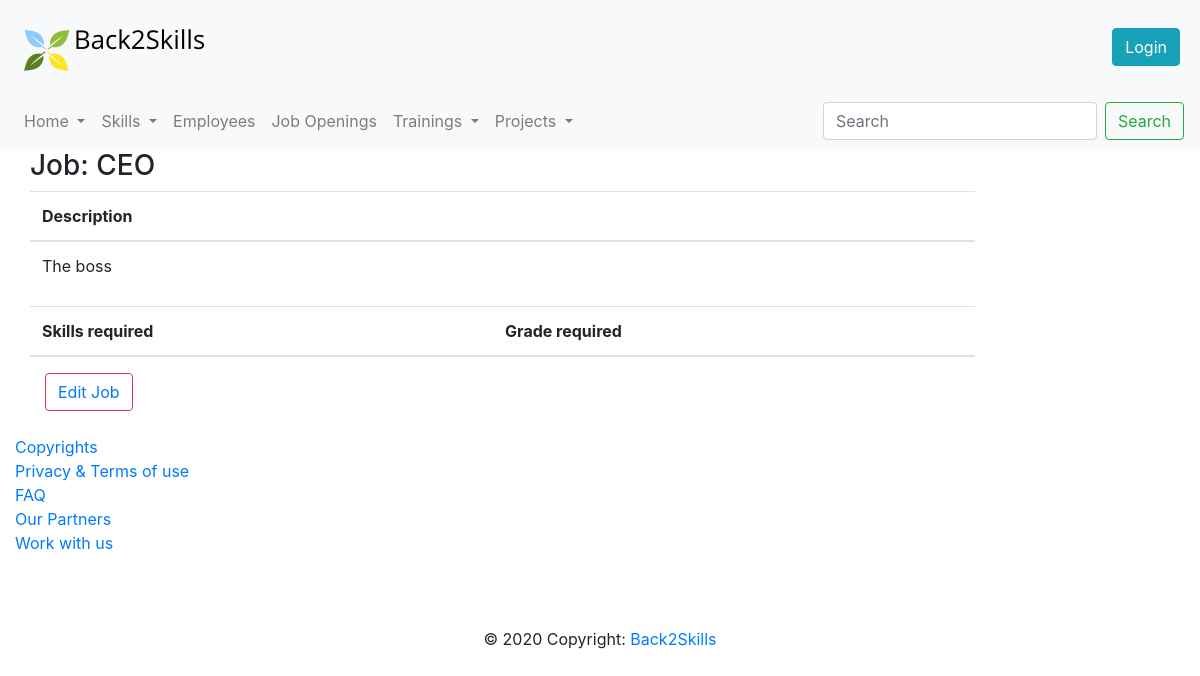
The app's page /EmployeeJob/3, older data.
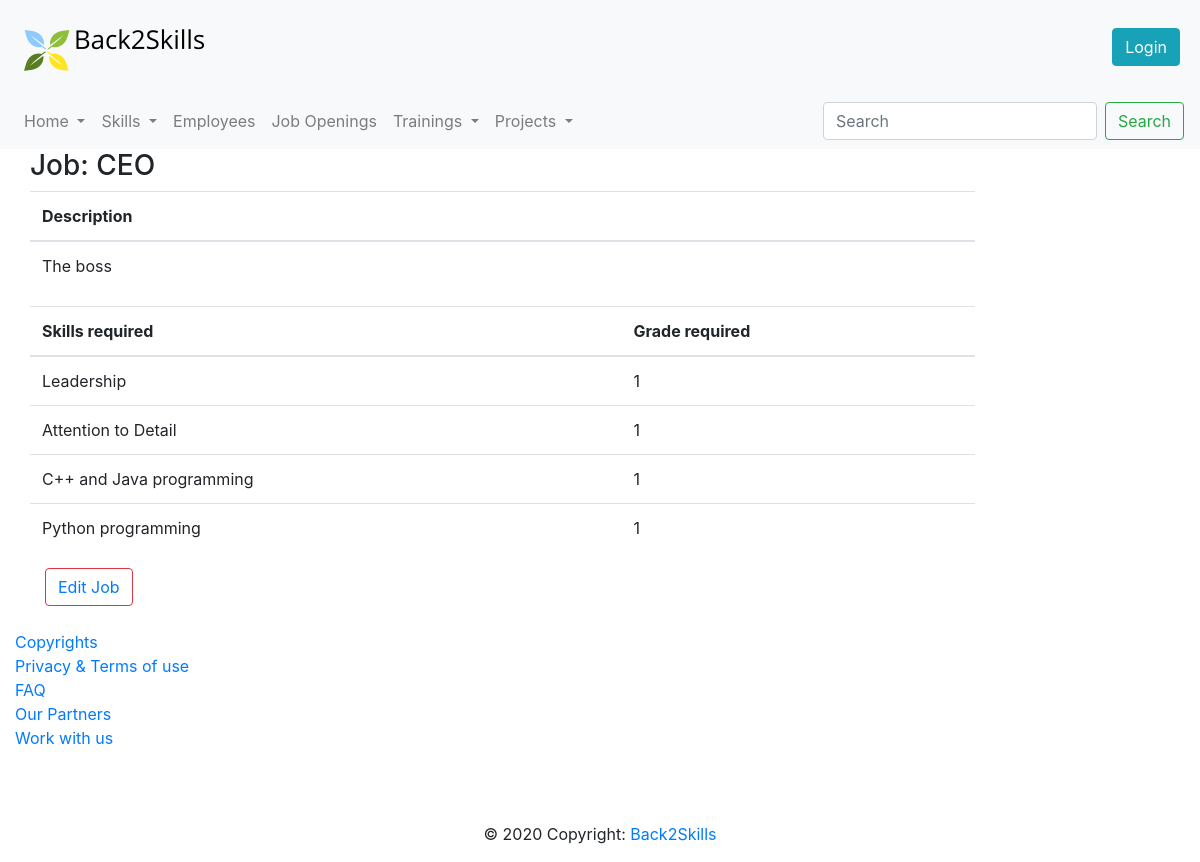
The same page, newer data.
### database.py (models this page shows)
class Role(db.Model):
    __tablename__ = 'role'
    id = db.Column(db.Integer, primary_key=True)
    name = db.Column(db.String)
    description = db.Column(db.String)
    employee = db.relationship("Employee")
    skill = db.relationship("Skill", secondary="role_skill")

class Skill(db.Model):
    __tablename__ = 'skill'
    id = db.Column(db.Integer, primary_key=True)
    name = db.Column(db.String)
    description = db.Column(db.String)
    type = db.Column(db.String) #HAS TO BE "Soft" OR "Hard", no other options
    employee = db.relationship("Employee", secondary="employee_skill")
    training = db.relationship("Training", secondary="training_skill")
    role_in_project = db.relationship('Role_in_project', secondary="role_in_project_skill")
    role = db.relationship("Role", secondary="role_skill")

class Role_Skill(db.Model):
    __tablename__ = 'role_skill'
    role_id = db.Column(db.Integer, db.ForeignKey('role.id'), primary_key=True)
    skill_id = db.Column(db.Integer, db.ForeignKey('skill.id'), primary_key=True)
    grade_required = db.Column(db.Integer)
    role = db.relationship("Role", backref='role_skill')
    skill = db.relationship("Skill", backref='role_skill')

### app.py (the view)
@app.route('/EmployeeJob/<int:id>',methods=['GET','POST'])
@app.route('/EmployeeJob/<int:id>')
def EmployeeJob(id):
    if request.method=='POST':
        action=str(request.form.get('actionToPerform'))
        if action=="editJob":
            job_description = str(request.form.get('Jdescription'))
            update_role(id,job_description)
            number = request.form["number"]
            number = int(number)
            dic = []
            job_skills = get_skills_required_by_role(id)
            for x in range(number):
                skill_index = "skill" + str(x)
                skill = request.form.get(skill_index)
                if skill != None:
                    skill_id = request.form[skill_index]  # Parametro form (ex. skill0=adaptability)
                    score_index = "score" + str(x)
                    score = request.form[score_index]
                    dic.append((skill_id, score))
            delete_all_grade_of_skill_of_job(id)
            seen = set()
            dic = [(a, b) for a, b in dic if not (a in seen or seen.add(a))]
            for skill in dic:
                add_skill_to_role(id, skill[0], skill[1])  # insert all new skills
            return redirect(url_for('EmployeeJob', id=id, message="Save"))  # Message neet to show popup save
        elif action =="assignEmployees":
            empl_id = request.form.get('AssignEmployee')
            update_employee(id,empl_id)
            return redirect(url_for('jobs',message="Save"))
    else:
        skill = get_skills_required_by_role(id)
        dic = []
        for i in skill:
            grade = get_gradeofskill_of_a_role(id, i.id)
            dic.append((i.id,i.name, grade))
        role=get_role_by_id(id)
        all_skills=get_skills()
        skill_id=get_skill_id_of_a_role(id)
        var1,var2,var3=get_suitable_emp_for_job(id)
        empl=True
        if role.employee:
            empl=False
        return render_template('EmployeeJob.html', role=role,skill=skill,grade =skill_id,var1=var1,var2=var2,var3=var3,empl=empl,all_skill=all_skills,dic=dic)

### database.py (called while the page is built)
def get_employees():
    employees=Employee.query.all()
    employees.sort(key=lambda x: x.name)
    return employees

def get_employee_skill_by_id(emp_id):
    employee = Employee.query.filter(Employee.id == emp_id).first()
    skills = employee.skill
    return skills

def get_role_by_id(role_id):
    return Role.query.filter(Role.id==role_id).first()

def get_skills_required_by_role(role_id):
    role = Role.query.filter(Role.id == role_id).first()
    skill_list=role.skill
    return skill_list

def get_gradeofskill_of_a_role(role_id,skill_id):
    role_skill= Role_Skill.query.filter(Role_Skill.role_id==role_id,Role_Skill.skill_id==skill_id).first()
    return role_skill.grade_required

def get_skill_id_of_a_role(role_id):
    role=Role_Skill.query.filter(Role_Skill.role_id==role_id).all()
    return role

def get_skills():
    skills=Skill.query.all()
    skills.sort(key=lambda x: x.name)
    return skills

def get_gradeofskill_by_emp_skill(emp_id, skill_id):
    link=Employee_Skill.query.filter(Employee_Skill.emp_id==emp_id, Employee_Skill.skill_id==skill_id).first()
    grade=0
    if link:
        grade=link.grade
    return grade

def get_suitable_emp_for_job(role_id):
    return matching_algorithm(role_id, get_employees(), True)

### templates/EmployeeJob.html (shortened to what this page needs)
{% extends 'layout.html' %}
    {% block pageContent %}
        <div class="col-md-10">
            {% block sectionContent %}
                <h3>Job: {{ role.name }}</h3>
                <div class="table-responsive">
                    <table class="table table-hover">
                        <thead>
                            <tr>
                                <th>Description</th>
                            </tr>
                        </thead>
                        <tbody>
                            <tr>
                                <td> {{ role.description }} </td>
                            </tr>
                        </tbody>
                    </table>
                    <table class="table table-hover">
                        <thead>
                         <tr>
                             <th>Skills required</th> <th>Grade required</th>
                         </tr>
                        </thead>
                        <tbody>
                        {% for skill in skill %}
                             <tr>
                               <td>{{ skill.name }}</td>
                               <td>
                                {% for grade in grade %}
                                 {% if grade.skill_id == skill.id%}
                                       {{ grade.grade_required }}
                                   {% endif %}
                                {% endfor %}
                               </td>
                             </tr>
                        {% endfor %}
                        </tbody>
                    </table>
                </div>
                             <div class="container">
                                      <div class="row">
                                          <div class="col-md-12">
                                              <button type="button" class="btn btn-outline-danger"><a href="#" data-toggle="modal" data-target="#myModal">Edit Job </a></button>
                                          </div>
                                      </div>
                                  </div>
            {% endblock %}
        </div>
    {% endblock %}

### templates/layout.html (shortened to what this page needs)
<!DOCTYPE html>
<html lang="en">
<head>
    <link rel="stylesheet" href="{{ url_for('static',filename='css/bootstrap.css') }}" >
    <link rel="stylesheet" href="{{ url_for('static',filename='css/bootstrap-override.css') }}" >
</head>
<body>
    <header>
        <nav class="navbar navbar-expand-lg navbar-light bg-light" id="loginNavbar">
            <a class="navbar-brand" href="/home"><img src="/static/images/Logosmall.png" alt=""></a>
                {% if session.get('id') %}
                    <button class="btn btn-danger ml-auto">Logout</button>
                    <a href="/user" class="btn btn-info ml-auto mr-1" role="button">My Profile</a>
                {% else %}
                    <a href="/login" class="btn btn-info ml-auto mr-1" role="button">Login</a>
                {% endif %}
        </nav>
        <nav class="navbar navbar-expand-lg navbar-light bg-light" id="menuNavbar">
          <div class="collapse navbar-collapse" id="navbarSupportedContent">
              <ul class="navbar-nav mr-auto">
                  <li class="nav-item dropdown">
                    <a class="nav-link dropdown-toggle" href="#" id="homepageDropdown" role="button" data-toggle="dropdown" aria-haspopup="true" aria-expanded="false">
                      Home
                    </a>
                  </li>
                  <li class="nav-item dropdown">
                    <a class="nav-link dropdown-toggle" href="/skills" id="skillsDropdown" role="button" data-toggle="dropdown" aria-haspopup="true" aria-expanded="false">
                      Skills
                    </a>
                  </li>
                  <li class="nav-item">
                    <a class="nav-link" href="/employees" id="employeesButton" role="button" aria-haspopup="true" aria-expanded="false">
                      Employees
                    </a>
                  </li>
                  <li class="nav-item">
                    <a class="nav-link" href="/jobs" id="jobsButton" role="button" aria-haspopup="true" aria-expanded="false">
                      Job Openings
                    </a>
                  </li>
                  <li class="nav-item dropdown">
                    <a class="nav-link dropdown-toggle" href="#" id="trainingsDropdown" role="button" data-toggle="dropdown" aria-haspopup="true" aria-expanded="false">
                      Trainings
                    </a>
                  </li>
                    <li class="nav-item dropdown">
                        <a class="nav-link dropdown-toggle" href="#" id="projectsDropdown" role="button" data-toggle="dropdown" aria-haspopup="true" aria-expanded="false">
                          Projects
                        </a>
                    </li>
            </ul>
            <form class="form-inline my-2 my-lg-0">
              <input class="form-control mr-sm-2" type="search" placeholder="Search" aria-label="Search">
              <button class="btn btn-outline-success my-2 my-sm-0" type="submit">Search</button>
            </form>
          </div>
        </nav>
    </header>
    <main role="main" id="main-container">
        {% block pageContent %}
        {% endblock %}
    </main>
</body>
<footer class="page-footer font-small blue pt-4">
  <div class="container-fluid text-center text-md-left">
    <div class="row">
      <div class="col-md-3 mb-md-0 mb-3">
        <ul class="list-unstyled">
          <li>
            <a href="#!">Copyrights</a>
          </li>
          <li>
            <a href="#!">Privacy & Terms of use</a>
          </li>
          <li>
            <a href="#!">FAQ</a>
          </li>
          <li>
            <a href="#!">Our Partners</a>
          </li>
          <li>
            <a href="#!">Work with us</a>
          </li>
        </ul>
      </div>
  </div>
  <div class="container">
    <ul class="list-unstyled list-inline text-center">
      <li class="list-inline-item">
      </li>
      <li class="list-inline-item">
      </li>
      <li class="list-inline-item">
      </li>
      <li class="list-inline-item">
      </li>
    </ul>
  </div>
  <div class="footer-copyright text-center py-3">© 2020 Copyright:
    <a href=""> Back2Skills</a>
  </div>
</footer>
</html>

Row changes from the older to the newer data that the page shows:
now on this page (row unchanged): Skill: name "Leadership"
added Role_Skill: grade_required "1", shown under "Leadership"
now on this page (row unchanged): Skill: name "Attention to Detail"
added Role_Skill: grade_required "1", shown under "Attention to Detail"
now on this page (row unchanged): Skill: name "C++ and Java programming"
added Role_Skill: grade_required "1", shown under "C++ and Java programming"
now on this page (row unchanged): Skill: name "Python programming"
added Role_Skill: grade_required "1", shown under "Python programming"
